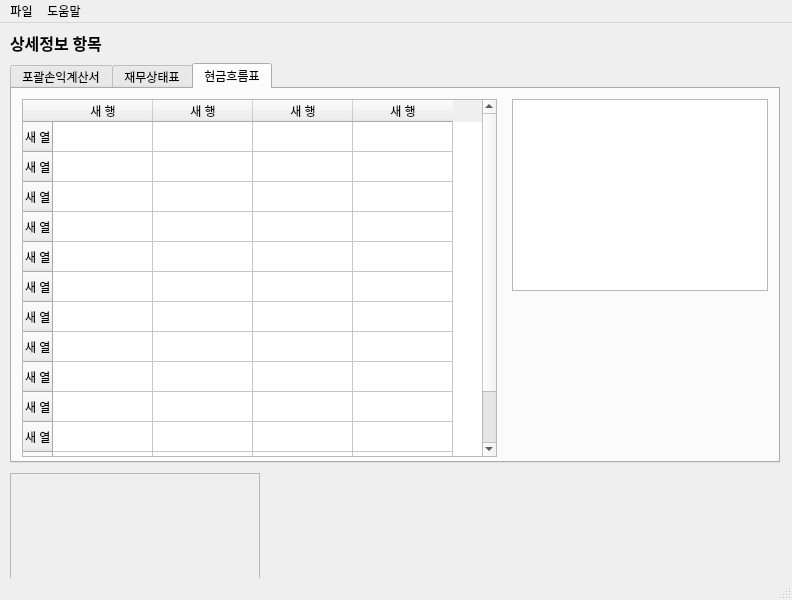
<?xml version="1.0" encoding="UTF-8"?>
<ui version="4.0">
 <class>MainWindow</class>
 <widget class="QMainWindow" name="MainWindow">
  <property name="windowModality">
   <enum>Qt::WindowModal</enum>
  </property>
  <property name="enabled">
   <bool>true</bool>
  </property>
  <property name="geometry">
   <rect>
    <x>0</x>
    <y>0</y>
    <width>792</width>
    <height>600</height>
   </rect>
  </property>
  <property name="sizePolicy">
   <sizepolicy hsizetype="Ignored" vsizetype="Ignored">
    <horstretch>0</horstretch>
    <verstretch>0</verstretch>
   </sizepolicy>
  </property>
  <property name="windowTitle">
   <string>상세 정보</string>
  </property>
  <property name="whatsThis">
   <string notr="true"/>
  </property>
  <property name="autoFillBackground">
   <bool>false</bool>
  </property>
  <property name="toolButtonStyle">
   <enum>Qt::ToolButtonIconOnly</enum>
  </property>
  <widget class="QWidget" name="centralwidget">
   <widget class="QTabWidget" name="ShowTab">
    <property name="geometry">
     <rect>
      <x>10</x>
      <y>40</y>
      <width>770</width>
      <height>400</height>
     </rect>
    </property>
    <property name="currentIndex">
     <number>2</number>
    </property>
    <property name="elideMode">
     <enum>Qt::ElideNone</enum>
    </property>
    <widget class="QWidget" name="tab">
     <attribute name="title">
      <string>포괄손익계산서</string>
     </attribute>
     <widget class="QTableWidget" name="tableWidget">
      <property name="enabled">
       <bool>true</bool>
      </property>
      <property name="geometry">
       <rect>
        <x>10</x>
        <y>10</y>
        <width>475</width>
        <height>358</height>
       </rect>
      </property>
      <property name="mouseTracking">
       <bool>false</bool>
      </property>
      <property name="acceptDrops">
       <bool>false</bool>
      </property>
      <attribute name="horizontalHeaderVisible">
       <bool>false</bool>
      </attribute>
      <row>
       <property name="text">
        <string>새 열</string>
       </property>
      </row>
      <row>
       <property name="text">
        <string>새 열</string>
       </property>
      </row>
      <row>
       <property name="text">
        <string>새 열</string>
       </property>
      </row>
      <row>
       <property name="text">
        <string>새 열</string>
       </property>
      </row>
      <row>
       <property name="text">
        <string>새 열</string>
       </property>
      </row>
      <row>
       <property name="text">
        <string>새 열</string>
       </property>
      </row>
      <row>
       <property name="text">
        <string>새 열</string>
       </property>
      </row>
      <row>
       <property name="text">
        <string>새 열</string>
       </property>
      </row>
      <row>
       <property name="text">
        <string>새 열</string>
       </property>
      </row>
      <row>
       <property name="text">
        <string>새 열</string>
       </property>
      </row>
      <row>
       <property name="text">
        <string>새 열</string>
       </property>
      </row>
      <row>
       <property name="text">
        <string>새 열</string>
       </property>
      </row>
      <row>
       <property name="text">
        <string>새 열</string>
       </property>
      </row>
      <column>
       <property name="text">
        <string>새 행</string>
       </property>
      </column>
      <column>
       <property name="text">
        <string>새 행</string>
       </property>
      </column>
      <column>
       <property name="text">
        <string>새 행</string>
       </property>
      </column>
      <column>
       <property name="text">
        <string>새 행</string>
       </property>
      </column>
     </widget>
    </widget>
    <widget class="QWidget" name="tab_3">
     <attribute name="title">
      <string>재무상태표</string>
     </attribute>
     <widget class="QTableWidget" name="tableWidget_2">
      <property name="geometry">
       <rect>
        <x>10</x>
        <y>10</y>
        <width>475</width>
        <height>358</height>
       </rect>
      </property>
      <row>
       <property name="text">
        <string>새 열</string>
       </property>
      </row>
      <row>
       <property name="text">
        <string>새 열</string>
       </property>
      </row>
      <row>
       <property name="text">
        <string>새 열</string>
       </property>
      </row>
      <row>
       <property name="text">
        <string>새 열</string>
       </property>
      </row>
      <row>
       <property name="text">
        <string>새 열</string>
       </property>
      </row>
      <row>
       <property name="text">
        <string>새 열</string>
       </property>
      </row>
      <row>
       <property name="text">
        <string>새 열</string>
       </property>
      </row>
      <row>
       <property name="text">
        <string>새 열</string>
       </property>
      </row>
      <row>
       <property name="text">
        <string>새 열</string>
       </property>
      </row>
      <row>
       <property name="text">
        <string>새 열</string>
       </property>
      </row>
      <row>
       <property name="text">
        <string>새 열</string>
       </property>
      </row>
      <row>
       <property name="text">
        <string>새 열</string>
       </property>
      </row>
      <row>
       <property name="text">
        <string>새 열</string>
       </property>
      </row>
      <column>
       <property name="text">
        <string>새 행</string>
       </property>
      </column>
      <column>
       <property name="text">
        <string>새 행</string>
       </property>
      </column>
      <column>
       <property name="text">
        <string>새 행</string>
       </property>
      </column>
      <column>
       <property name="text">
        <string>새 행</string>
       </property>
      </column>
     </widget>
    </widget>
    <widget class="QWidget" name="tab_2">
     <attribute name="title">
      <string>현금흐름표</string>
     </attribute>
     <widget class="QTableWidget" name="tableWidget_3">
      <property name="geometry">
       <rect>
        <x>10</x>
        <y>10</y>
        <width>475</width>
        <height>358</height>
       </rect>
      </property>
      <row>
       <property name="text">
        <string>새 열</string>
       </property>
      </row>
      <row>
       <property name="text">
        <string>새 열</string>
       </property>
      </row>
      <row>
       <property name="text">
        <string>새 열</string>
       </property>
      </row>
      <row>
       <property name="text">
        <string>새 열</string>
       </property>
      </row>
      <row>
       <property name="text">
        <string>새 열</string>
       </property>
      </row>
      <row>
       <property name="text">
        <string>새 열</string>
       </property>
      </row>
      <row>
       <property name="text">
        <string>새 열</string>
       </property>
      </row>
      <row>
       <property name="text">
        <string>새 열</string>
       </property>
      </row>
      <row>
       <property name="text">
        <string>새 열</string>
       </property>
      </row>
      <row>
       <property name="text">
        <string>새 열</string>
       </property>
      </row>
      <row>
       <property name="text">
        <string>새 열</string>
       </property>
      </row>
      <row>
       <property name="text">
        <string>새 열</string>
       </property>
      </row>
      <row>
       <property name="text">
        <string>새 열</string>
       </property>
      </row>
      <column>
       <property name="text">
        <string>새 행</string>
       </property>
      </column>
      <column>
       <property name="text">
        <string>새 행</string>
       </property>
      </column>
      <column>
       <property name="text">
        <string>새 행</string>
       </property>
      </column>
      <column>
       <property name="text">
        <string>새 행</string>
       </property>
      </column>
     </widget>
     <widget class="QGraphicsView" name="graphicsView">
      <property name="geometry">
       <rect>
        <x>500</x>
        <y>10</y>
        <width>256</width>
        <height>192</height>
       </rect>
      </property>
     </widget>
    </widget>
   </widget>
   <widget class="QFrame" name="frame">
    <property name="geometry">
     <rect>
      <x>10</x>
      <y>450</y>
      <width>250</width>
      <height>110</height>
     </rect>
    </property>
    <property name="frameShape">
     <enum>QFrame::StyledPanel</enum>
    </property>
    <property name="frameShadow">
     <enum>QFrame::Raised</enum>
    </property>
   </widget>
   <widget class="QLabel" name="label">
    <property name="geometry">
     <rect>
      <x>10</x>
      <y>10</y>
      <width>100</width>
      <height>20</height>
     </rect>
    </property>
    <property name="font">
     <font>
      <family>나눔고딕</family>
      <pointsize>12</pointsize>
      <weight>75</weight>
      <bold>true</bold>
     </font>
    </property>
    <property name="text">
     <string notr="true">상세정보 항목</string>
    </property>
   </widget>
   <widget class="QLabel" name="label_2">
    <property name="geometry">
     <rect>
      <x>410</x>
      <y>450</y>
      <width>101</width>
      <height>101</height>
     </rect>
    </property>
    <property name="text">
     <string>&lt;html&gt;&lt;head/&gt;&lt;body&gt;&lt;p&gt;&lt;img src=&quot;:/newPrefix/save.png&quot;/&gt;&lt;/p&gt;&lt;/body&gt;&lt;/html&gt;</string>
    </property>
   </widget>
  </widget>
  <widget class="QMenuBar" name="menubar">
   <property name="geometry">
    <rect>
     <x>0</x>
     <y>0</y>
     <width>792</width>
     <height>22</height>
    </rect>
   </property>
   <widget class="QMenu" name="menu">
    <property name="title">
     <string>도움말</string>
    </property>
   </widget>
   <widget class="QMenu" name="menu_2">
    <property name="title">
     <string>파일</string>
    </property>
   </widget>
   <addaction name="menu_2"/>
   <addaction name="menu"/>
  </widget>
  <widget class="QStatusBar" name="statusBar"/>
 </widget>
 <resources>
  <include location="Images/score.qrc"/>
 </resources>
 <connections/>
</ui>
